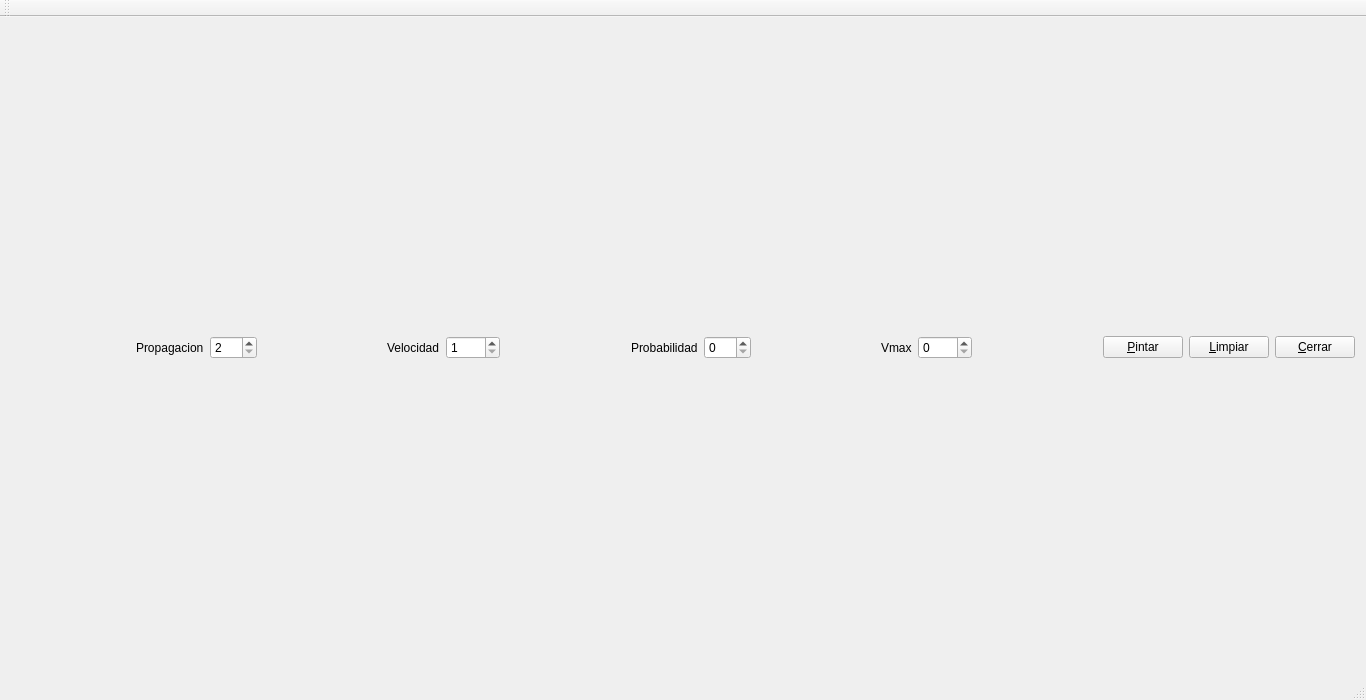
<?xml version="1.0" encoding="UTF-8"?>
<ui version="4.0">
 <class>MainWindow</class>
 <widget class="QMainWindow" name="MainWindow">
  <property name="geometry">
   <rect>
    <x>0</x>
    <y>0</y>
    <width>1366</width>
    <height>700</height>
   </rect>
  </property>
  <property name="windowTitle">
   <string>MainWindow</string>
  </property>
  <widget class="QWidget" name="centralWidget">
   <layout class="QVBoxLayout" name="verticalLayout">
    <item>
     <layout class="QVBoxLayout" name="areaDibujo"/>
    </item>
    <item>
     <layout class="QHBoxLayout" name="horizontalLayout">
      <item>
       <spacer name="horizontalSpacer_5">
        <property name="orientation">
         <enum>Qt::Horizontal</enum>
        </property>
        <property name="sizeHint" stdset="0">
         <size>
          <width>40</width>
          <height>20</height>
         </size>
        </property>
       </spacer>
      </item>
      <item>
       <widget class="QLabel" name="label">
        <property name="text">
         <string>Propagacion</string>
        </property>
       </widget>
      </item>
      <item>
       <widget class="QSpinBox" name="Propagacion">
        <property name="minimum">
         <number>2</number>
        </property>
        <property name="maximum">
         <number>100</number>
        </property>
        <property name="singleStep">
         <number>5</number>
        </property>
       </widget>
      </item>
      <item>
       <spacer name="horizontalSpacer_4">
        <property name="orientation">
         <enum>Qt::Horizontal</enum>
        </property>
        <property name="sizeHint" stdset="0">
         <size>
          <width>40</width>
          <height>20</height>
         </size>
        </property>
       </spacer>
      </item>
      <item>
       <widget class="QLabel" name="label_2">
        <property name="text">
         <string>Velocidad</string>
        </property>
       </widget>
      </item>
      <item>
       <widget class="QSpinBox" name="spinBox">
        <property name="minimum">
         <number>1</number>
        </property>
        <property name="maximum">
         <number>1000</number>
        </property>
        <property name="singleStep">
         <number>1</number>
        </property>
       </widget>
      </item>
      <item>
       <spacer name="horizontalSpacer_3">
        <property name="orientation">
         <enum>Qt::Horizontal</enum>
        </property>
        <property name="sizeHint" stdset="0">
         <size>
          <width>40</width>
          <height>20</height>
         </size>
        </property>
       </spacer>
      </item>
      <item>
       <widget class="QLabel" name="label_3">
        <property name="text">
         <string>Probabilidad</string>
        </property>
       </widget>
      </item>
      <item>
       <widget class="QSpinBox" name="spinBox_2">
        <property name="maximum">
         <number>100</number>
        </property>
       </widget>
      </item>
      <item>
       <spacer name="horizontalSpacer_2">
        <property name="orientation">
         <enum>Qt::Horizontal</enum>
        </property>
        <property name="sizeHint" stdset="0">
         <size>
          <width>40</width>
          <height>20</height>
         </size>
        </property>
       </spacer>
      </item>
      <item>
       <widget class="QLabel" name="label_4">
        <property name="text">
         <string>Vmax</string>
        </property>
       </widget>
      </item>
      <item>
       <widget class="QSpinBox" name="spinBox_3">
        <property name="maximum">
         <number>2700</number>
        </property>
        <property name="singleStep">
         <number>27</number>
        </property>
       </widget>
      </item>
      <item>
       <spacer name="horizontalSpacer">
        <property name="orientation">
         <enum>Qt::Horizontal</enum>
        </property>
        <property name="sizeHint" stdset="0">
         <size>
          <width>40</width>
          <height>20</height>
         </size>
        </property>
       </spacer>
      </item>
      <item>
       <widget class="QPushButton" name="Dibujar">
        <property name="text">
         <string>&amp;Pintar</string>
        </property>
       </widget>
      </item>
      <item>
       <widget class="QPushButton" name="limpia">
        <property name="text">
         <string>&amp;Limpiar</string>
        </property>
       </widget>
      </item>
      <item>
       <widget class="QPushButton" name="salir">
        <property name="text">
         <string>&amp;Cerrar</string>
        </property>
       </widget>
      </item>
     </layout>
    </item>
   </layout>
  </widget>
  <widget class="QMenuBar" name="menuBar">
   <property name="geometry">
    <rect>
     <x>0</x>
     <y>0</y>
     <width>1366</width>
     <height>27</height>
    </rect>
   </property>
  </widget>
  <widget class="QToolBar" name="mainToolBar">
   <attribute name="toolBarArea">
    <enum>TopToolBarArea</enum>
   </attribute>
   <attribute name="toolBarBreak">
    <bool>false</bool>
   </attribute>
  </widget>
  <widget class="QStatusBar" name="statusBar"/>
 </widget>
 <layoutdefault spacing="6" margin="11"/>
 <resources/>
 <connections>
  <connection>
   <sender>salir</sender>
   <signal>clicked()</signal>
   <receiver>MainWindow</receiver>
   <slot>close()</slot>
   <hints>
    <hint type="sourcelabel">
     <x>191</x>
     <y>81</y>
    </hint>
    <hint type="destinationlabel">
     <x>27</x>
     <y>56</y>
    </hint>
   </hints>
  </connection>
 </connections>
</ui>
